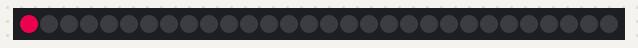
The sketch below on a simulated Arduino Uno, built with avr-gcc and run on an emulated ATmega328P. Parts: 30 RGB LEDs in strip order, left to right. Dim RGB values are drawn brighter than linear.

Above: at 0.15 s.
At 9.5 s:
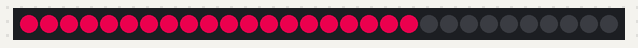
At 18.9 s:
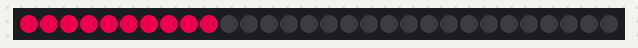
At 38.0 s:
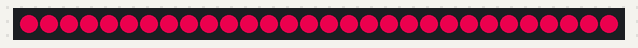

The sketch:

Neopixel_Test.ino
```cpp
 #include <Adafruit_NeoPixel.h>
 #define LED_PIN 6
 #define LED_COUNT 30

 Adafruit_NeoPixel strip(LED_COUNT, LED_PIN, NEO_GRB + NEO_KHZ800);

 void setup() {
  strip.begin();
  strip.show();

}

void loop() {
  for(int i = 0; i <= 30; i++) {
    strip.setPixelColor(i, 191.25, 0, 63.75);
    strip.show();
    delay(30);
  }
  strip.clear();

}
```
